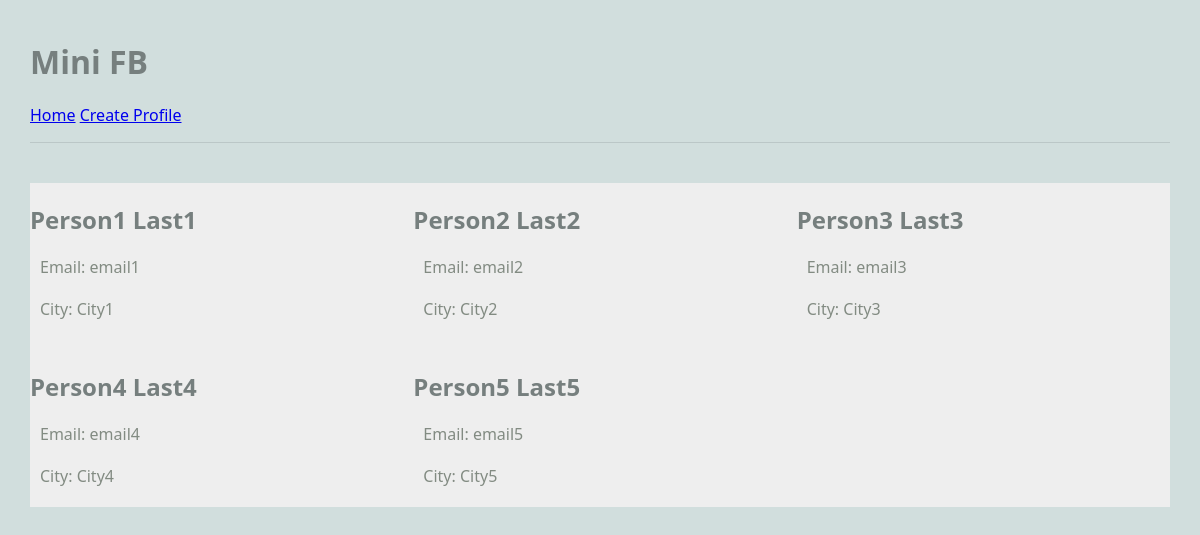
The page /mini_fb/ on the database as committed earlier.
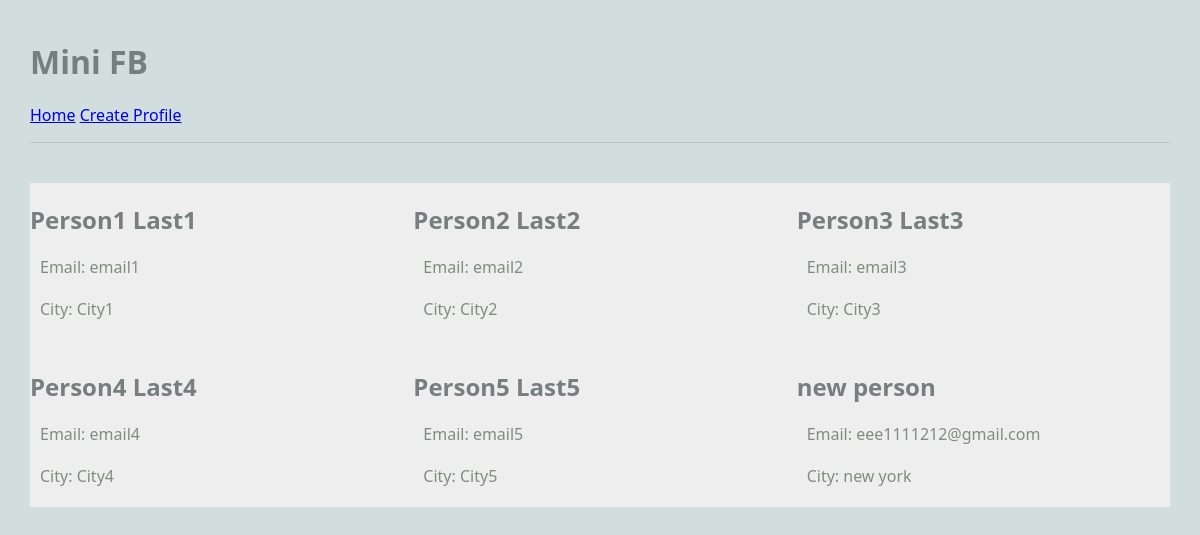
The same page on the database as committed later.
### mini_fb/models.py (models this page shows, shortened)
class Profile(models.Model):
    fname = models.TextField(blank=False)
    lname = models.TextField(blank=False)
    city = models.TextField(blank=False)
    email = models.TextField(blank=False)
    profile_image_url = models.URLField(blank=True)

### mini_fb/views.py (the view)
# urls.py: path('', ShowAllView.as_view(), name="show_all_profiles"),
class ShowAllView(ListView):
    model = Profile # retrieve objects of type Profile from the database
    template_name = 'mini_fb/show_all_profiles.html'
    context_object_name = 'profiles' # how to find the data in the template file

### mini_fb/templates/mini_fb/show_all_profiles.html (shortened to what this page needs)
{% extends 'mini_fb/base.html' %}
{% block content %}
<main class="grid-container">
  {% for a in profiles %}
  <article>
    <div>
      <h2>{{a.fname}} {{a.lname}}</h2>
      <p>Email: {{a.email}}</p>
      <p>City: {{a.city}}</p>
    </div>
  </article>
  {% endfor %}
</main>
{% endblock %}

Rows that differ between the two databases and show on the page:
added Profile: fname "new", lname "person", email "eee1111212@gmail.com", city "new york"
